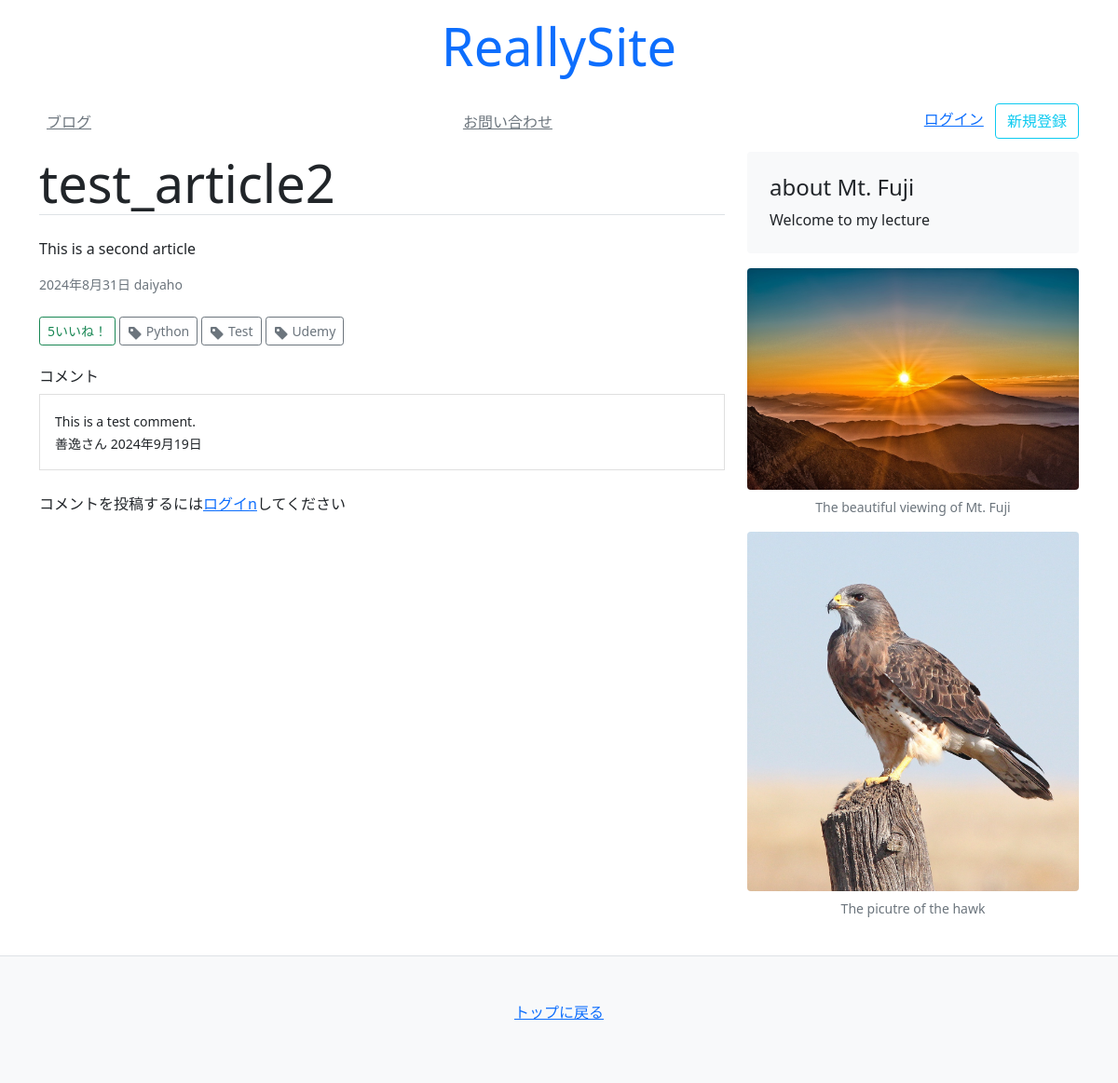
The app's page /blog/2/ with its own data.
### blog/models.py (models this page shows, shortened)
class Article(models.Model):
    title = models.CharField(default="",max_length=30)#Article→テーブル名,title→列名
    test= models.CharField(default="",max_length=30)
    author=models.CharField(default="",max_length=30)
    created_at = models.DateField(auto_now_add=True)#データが作成されたときに一度だけ日付を入力
    updated_at = models.DateField(auto_now=True)#アップデートされた場合、毎回日付を入力 列名ができた
    count = models.IntegerField(default=0)#整数型のデータを入れる
    tags = models.ManyToManyField(Tag,blank=True)

class Tag(models.Model):
    slug = models.CharField(primary_key= True,unique=True,max_length=20)#unique→テーブル上で一意な値を持つことを示す
    name = models.CharField(unique=True,max_length=20)

class Comment(models.Model):
    comment = models.TextField(default="",max_length=500)
    created_at = models.DateField(auto_now_add=True)#初めて作成された時の日時を登録する
    user = models.ForeignKey(get_user_model(),on_delete=models.CASCADE)#
    article= models.ForeignKey(Article,on_delete=models.CASCADE)

### mysite/models/account_models.py (models this page shows, shortened)
class User(AbstractBaseUser):
    email=models.EmailField(
        max_length=255,
        unique=True,#emailは他の人と被って位はいけない
    )
    is_active=models.BooleanField(default=True) #有効した段階で有効になったことを示す。
    is_admin=models.BooleanField(default=False) #管理画面に入れるかどうか(アカウント作成してadminに入れたらいけないのでFalse)
    objects = UserManager()
    USERNAME_FIELD = "email"
    REQUIRED_FIELDS = []

### mysite/models/profile_models.py (models this page shows)
class Profile(models.Model):
    user = models.OneToOneField(get_user_model(),unique=True,on_delete=models.CASCADE,primary_key=True)##この項目のFieldがIDになる
    username = models.CharField(default="annonymous",max_length=30)
    zipcode = models.CharField(default="",max_length=8)
    prefecture= models.CharField(default="",max_length=10)
    city = models.CharField(default="",max_length=100)
    address = models.CharField(default="",max_length=200)
    images = models.ImageField(default="",blank=True,upload_to=upload_image_to)

### blog/views.py (the view, shortened to what this page needs)
# urls.py: path("<slug:pk>/",views.article), #blogの下に出てくる文字をpkに入れる
def article(request,pk):
    obj = Article.objects.get(pk=pk)
    comments = Comment.objects.filter(article=obj)
    context={
        "article": obj,
        "comments": comments
    }
    return render(request,"blog/article.html",context)

### templates/blog/article.html
{% extends "mysite/base.html" %}
{% block content %}
<main class="container">
    <div class="row">
        <div class="col-md-8">
            <h3 class="font-italic border-bottom display-4">
                {{ article.title }}
            </h3>
            <div class="my-4">
                <p>{{ article.test }}</p>
                <p class="small text-muted text-right">{{ article.created_at}} {{article.author}}</p>
            </div>
            <div>
                {% include 'mysite/snippets/like_count.html' %}
                {% include 'mysite/snippets/tag.html' %}
            </div>
            <br>
            {% include "mysite/snippets/comment.html" %}
        </div>
        {% include 'mysite/snippets/sidebar.html' %}
    </div>
</main>
{% endblock %}

### templates/mysite/snippets/like_count.html (shortened to what this page needs)
<form method="POST" class="d-inline">
    <button class="btn btn-sm btn-outline-success" type="submit"> {{ article.count }}いいね！</button>
</form>

### templates/mysite/snippets/tag.html
{% for tag in article.tags.all %}
<a href="/blog/tags/{{ tag.slug }}/"class="btn btn-sm btn-outline-secondary">
    <svg xmlns="http://www.w3.org/2000/svg" width="16" height="16" fill="currentColor" class="bi bi-tag-fill" viewBox="0 0 16 16">
        <path d="M2 1a1 1 0 0 0-1 1v4.586a1 1 0 0 0 .293.707l7 7a1 1 0 0 0 1.414 0l4.586-4.586a1 1 0 0 0 0-1.414l-7-7A1 1 0 0 0 6.586 1zm4 3.5a1.5 1.5 0 1 1-3 0 1.5 1.5 0 0 1 3 0"/>
      </svg>
    {{ tag.name }}
</a>
{% endfor %}

### templates/mysite/snippets/comment.html
<div>
    <h3 class="h6">コメント</h3>
    <div class="list-group">
        {% for comment in comments %}
        <a class="list-group-item list-group-item-action p-3 rounded-0">
            <p class="m-0"><small>{{ comment.comment }}</small></p>
            <p class="m-0"><small> {{comment.user.profile.username }}さん {{ comment.created_at }}</small></p>
        </a>
        {% endfor %}
    </div>
    {% if user.is_authenticated %}
    <form method="POST" class="my-4">
        {% csrf_token %}
        <div class="mb-2">
            <label>コメント投稿</label>
            <textarea name="comment" class="rounded-0 bg-light form-control" rows="3"></textarea>
        </div>
        <div class="text-right">
            <button class="btn btn-sm btn-outline-success" type="submit">コメントする</button>
        </div>
    </form>
    {% else %}
    <p class="my-4">
        コメントを投稿するには<a href="/loging/">ログイn</a>してください
    </p>
    {% endif %}
</div>

### records on screen
Article: title "test_article2", test "This is a second article", created_at "2024年8月31日", author "daiyaho", count "5"
Tag: name "Python"
Tag: name "Test"
Tag: name "Udemy"
Comment: comment "This is a test comment.", user.profile.username "善逸", created_at "2024年9月19日"
